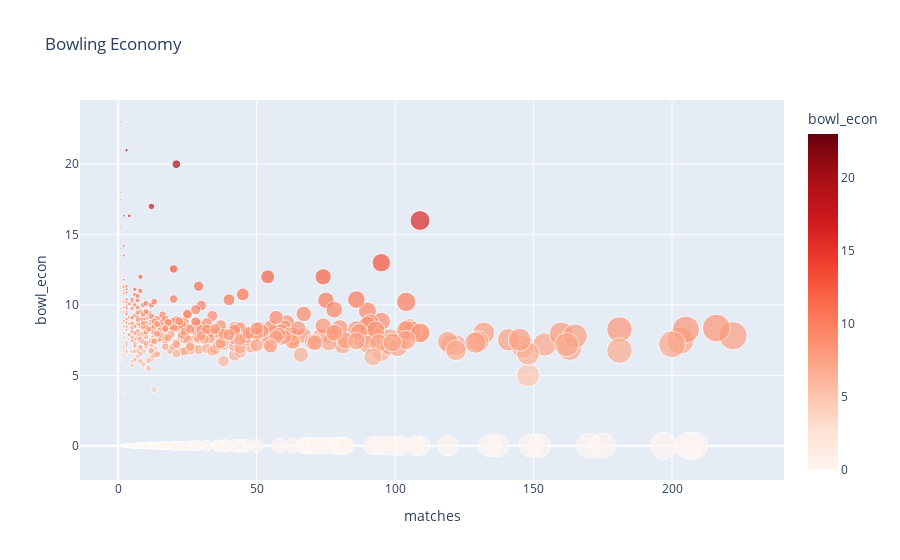

This figure's notebook cell:
### Code cell
# Create the scatter plot to see the Bowling Economy by players
fig = px.scatter(final_df, x='matches', y='bowl_econ',color='bowl_econ',
                 size='matches', hover_name=final_df.index, title='Bowling Economy')
fig.update_layout(coloraxis=dict(colorscale='reds'))

# Show the plot
fig.show()

### Figure 1 — Plotly figure (JSON) as saved in the notebook; plotly's stock layout.template omitted (floating-point values rounded to 4 significant figures; data arrays with more than 128 entries replaced by an {"elided": "..."} marker saying what was removed)
{"data": [{"hovertemplate": "<b>%{hovertext}</b><br><br>matches=%{marker.size}<br>bowl_econ=%{marker.color}<extra></extra>", "hovertext": {"elided": "656 str values"}, "legendgroup": "", "marker": {"color": {"elided": "656 float values"}, "coloraxis": "coloraxis", "size": {"elided": "656 int values"}, "sizemode": "area", "sizeref": 0.555, "symbol": "circle"}, "mode": "markers", "name": "", "orientation": "v", "showlegend": false, "type": "scatter", "x": {"elided": "656 int values"}, "xaxis": "x", "y": {"elided": "656 float values"}, "yaxis": "y"}], "layout": {"coloraxis": {"colorbar": {"title": {"text": "bowl_econ"}}, "colorscale": [[0, "rgb(255,245,240)"], [0.125, "rgb(254,224,210)"], [0.25, "rgb(252,187,161)"], [0.375, "rgb(252,146,114)"], [0.5, "rgb(251,106,74)"], [0.625, "rgb(239,59,44)"], [0.75, "rgb(203,24,29)"], [0.875, "rgb(165,15,21)"], [1, "rgb(103,0,13)"]]}, "legend": {"itemsizing": "constant", "tracegroupgap": 0}, "title": {"text": "Bowling Economy"}, "xaxis": {"anchor": "y", "domain": [0, 1], "title": {"text": "matches"}}, "yaxis": {"anchor": "x", "domain": [0, 1], "title": {"text": "bowl_econ"}}}}
